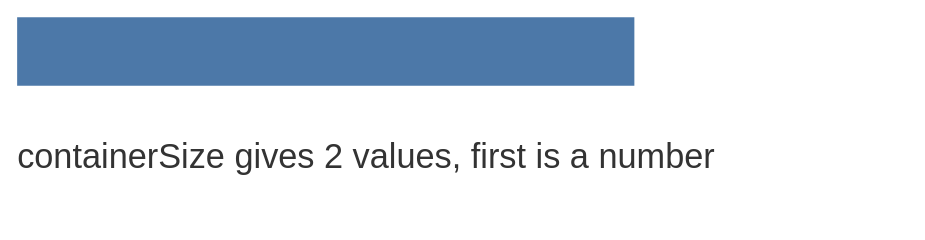

The Vega-Lite source for this figure:
### Vega specification from a JSON file in a GitHub repository (floating-point values rounded to 4 significant figures)
{"$schema": "https://vega.github.io/schema/vega/v6.json", "description": "containerSize() with no container, written the way a responsive specification writes it: measure, and fall back. The rect is 180 wide only because the measurement is absent, so this pins upstream's headless answer as geometry rather than as a claim.", "width": 260, "height": 60, "padding": 5, "signals": [{"name": "measured", "update": "containerSize()[0]"}, {"name": "barWidth", "update": "measured || 180"}], "marks": [{"type": "rect", "encode": {"enter": {"x": {"value": 0}, "y": {"value": 0}, "width": {"signal": "barWidth"}, "height": {"value": 20}, "fill": {"value": "#4c78a8"}}}}, {"type": "text", "encode": {"enter": {"x": {"value": 0}, "y": {"value": 36}, "align": {"value": "left"}, "baseline": {"value": "top"}, "fontSize": {"value": 10}, "fill": {"value": "#333333"}, "text": {"signal": "'containerSize gives ' + length(containerSize()) + ' values, first is ' + (isValid(measured) ? 'a number' : 'absent')"}}}}]}
